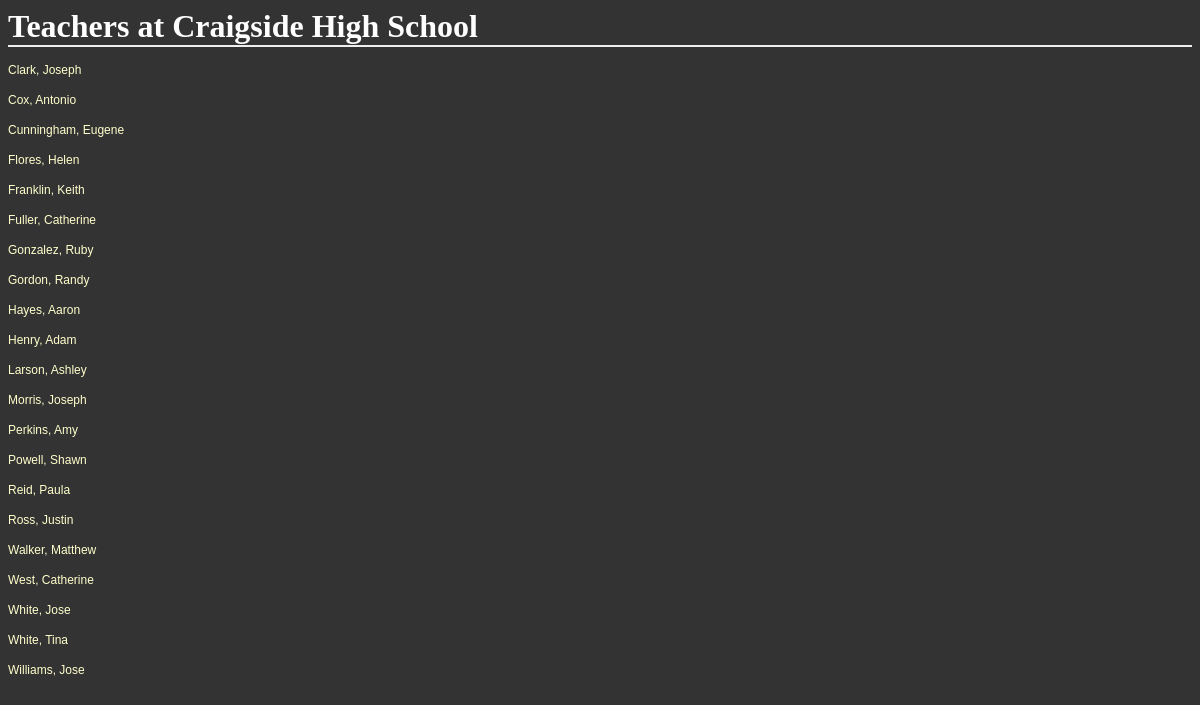
Before: /districts/1/schools/3/teachers with the older database file.
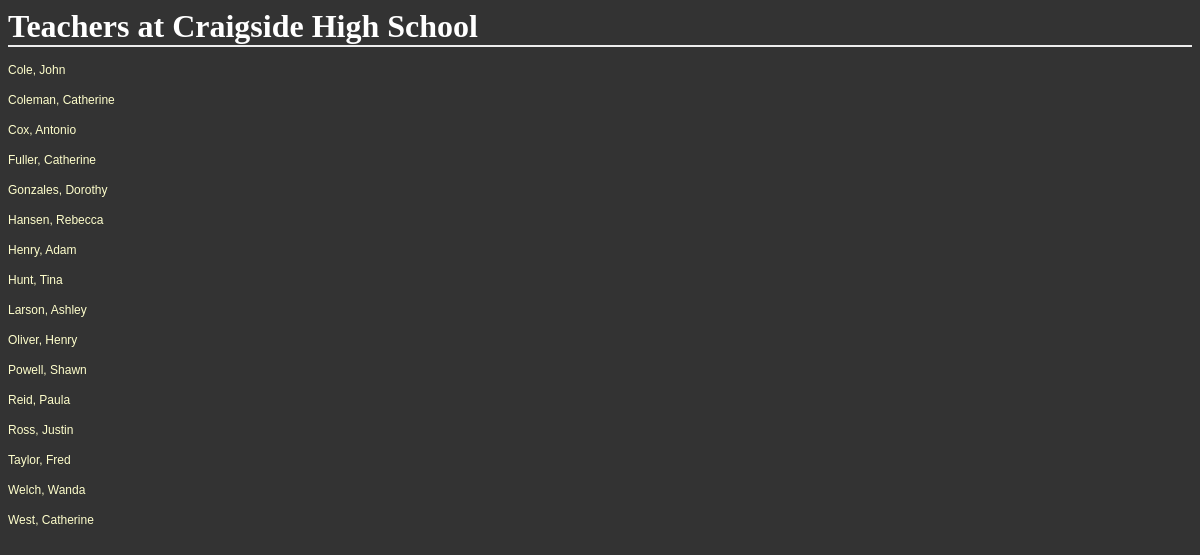
After: the same page with the newer database file.
### database_setup.py (models this page shows, shortened)
class Teacher(Base):
    __tablename__ = 'teacher'
    id = Column(Integer, primary_key=True)
    first_name = Column(String(40), nullable=False)
    last_name = Column(String(40), nullable=False)
    address = Column(String(50))
    city = Column(String(50))
    state = Column(String(50))
    zip = Column(String(50))
    phone = Column(String(50))
    email = Column(String(50))
    school_id = Column(Integer, ForeignKey('school.id'))
    school = relationship('School')

### schools.py (the view)
@app.route('/districts/<int:district_id>/schools/<int:school_id>/teachers')
def showAllTeachers(district_id, school_id):
    school = session.query(School).filter_by(id=school_id).one()
    teachers = session.query(Teacher).filter_by(school_id=school_id).all()
    return render_template('teachers.html', district_id=district_id, school=school, teachers=teachers)

### templates/teachers.html
<html>
<head>
	<link rel=stylesheet type=text/css href="{{ url_for('static', filename='styles.css') }}">
</head>
<body>
<h1>Teachers at {{school.name}}</h1>
{% for teacher in teachers %}
	<p><a href='{{url_for('showTeacher', district_id=district_id, school_id=school.id, teacher_id=teacher.id)}}'>{{teacher.last_name}}, {{teacher.first_name}}</a></p>
{% endfor %}
</body>
</html>

Changed rows visible on the page:
no longer on this page (row edited): Teacher: last_name "Clark", first_name "Joseph"
no longer on this page (row edited): Teacher: last_name "Cunningham", first_name "Eugene"
no longer on this page (row edited): Teacher: last_name "Flores", first_name "Helen"
no longer on this page (row edited): Teacher: last_name "Franklin", first_name "Keith"
no longer on this page (row edited): Teacher: last_name "Gonzalez", first_name "Ruby"
no longer on this page (row edited): Teacher: last_name "Gordon", first_name "Randy"
no longer on this page (row edited): Teacher: last_name "Hayes", first_name "Aaron"
no longer on this page (row edited): Teacher: last_name "Morris", first_name "Joseph"
no longer on this page (row edited): Teacher: last_name "Perkins", first_name "Amy"
no longer on this page (row edited): Teacher: last_name "Walker", first_name "Matthew"
no longer on this page (row edited): Teacher: last_name "White", first_name "Jose"
no longer on this page (row edited): Teacher: last_name "White", first_name "Tina"
no longer on this page (row edited): Teacher: last_name "Williams", first_name "Jose"
now on this page (row edited): Teacher: last_name "Cole", first_name "John"
now on this page (row edited): Teacher: last_name "Coleman", first_name "Catherine"
now on this page (row edited): Teacher: last_name "Gonzales", first_name "Dorothy"
now on this page (row edited): Teacher: last_name "Hansen", first_name "Rebecca"
now on this page (row edited): Teacher: last_name "Hunt", first_name "Tina"
now on this page (row edited): Teacher: last_name "Oliver", first_name "Henry"
now on this page (row edited): Teacher: last_name "Taylor", first_name "Fred"
now on this page (row edited): Teacher: last_name "Welch", first_name "Wanda"
